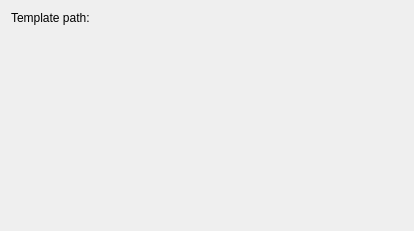
<?xml version="1.0" encoding="UTF-8"?>
<ui version="4.0">
 <class>GnuplotSettingsBase</class>
 <widget class="QWidget" name="GnuplotSettingsBase">
  <property name="geometry">
   <rect>
    <x>0</x>
    <y>0</y>
    <width>414</width>
    <height>231</height>
   </rect>
  </property>
  <layout class="QFormLayout" name="formLayout">
   <item row="0" column="0">
    <widget class="QLabel" name="lbl_tikztemplate">
     <property name="text">
      <string>Template path:</string>
     </property>
    </widget>
   </item>
   <item row="0" column="1">
    <widget class="KUrlRequester" name="kcfg_templateurl"/>
   </item>
  </layout>
 </widget>
 <customwidgets>
  <customwidget>
   <class>KUrlRequester</class>
   <extends>QFrame</extends>
   <header>kurlrequester.h</header>
  </customwidget>
 </customwidgets>
 <resources/>
 <connections/>
</ui>
